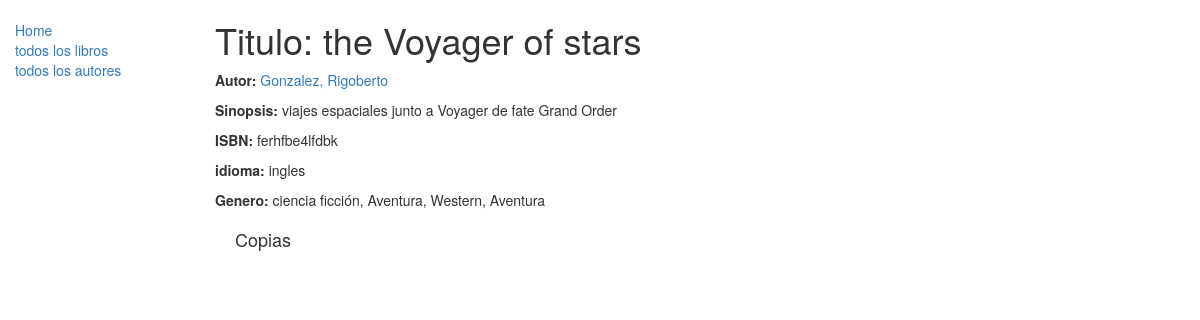
/catalogo/libro/2, run on the app's committed database.
### catalogo/models.py (models this page shows, shortened)
class libro(models.Model):
    titulo = models.CharField(max_length = 200)
    idioma = models.ForeignKey('idiomas', on_delete=models.SET_NULL,null=True)
    autor = models.ForeignKey('Autor', on_delete=models.SET_NULL, null=True)
    sinopsis = models.TextField(max_length=1000, help_text='ingrese una breve sinopsis')
    isbn = models.CharField('ISBN', max_length=13, help_text='13 Caracteres <a href="https://www.isbn-international.org/content/what-isbn">ISBN number</a>')
    genero= models.ManyToManyField(genero, help_text= "seleccione un genero para este libro")
    def display_genero(self):
      """
      Creates a string for the Genre. This is required to display genre in Admin.
      """
      return ', '.join([ genero.nombre for genero in self.genero.all() ])
    display_genero.short_description = 'Generos del libro'

class Autor(models.Model):
    nombre = models.CharField(max_length=100)
    apellido = models.CharField(max_length=100)
    agno_nacimiento = models.DateField('año nacimiento', null=True, blank=True)
    fallecimiento = models.DateField('fallecimiento', null=True, blank=True)
    class Meta:
      verbose_name_plural = 'autor'
    def __str__(self):
      return '%s, %s' % (self.apellido, self.nombre)

class idiomas(models.Model):
  idioma = models.CharField(max_length=200)
  def __str__(self):
    return self.idioma
  class Meta:
    verbose_name_plural = 'idiomas'

class genero(models.Model):
    nombre = models.CharField(max_length = 200, help_text="inserte un genero")
    def __str__(self):
       return self.nombre

### catalogo/views.py (the view)
# urls.py: re_path(r'^libro/(?P<pk>\d+)$', views.BookDetailView.as_view(), name = 'libro-detalles'),
class BookDetailView(generic.DetailView):
    model = libro

### catalogo/templates/catalogo/libro_detail.html (shortened to what this page needs)
{% extends "base.html" %}
{% block content %}
  <h1>Titulo: {{ libro.titulo }}</h1>
  <p><strong>Autor:</strong> <a href="{% url 'detalle_autor' libro.autor.pk %}">{{ libro.autor }}</a></p>
  <p><strong>Sinopsis:</strong> {{ libro.sinopsis }}</p>
  <p><strong>ISBN:</strong> {{ libro.isbn }}</p>
  <p><strong>idioma:</strong> {{ libro.idioma }}</p>
  <p><strong>Genero:</strong> {% for genero in libro.genero.all %} {{ genero }}{% if not forloop.last %}, {% endif %}{% endfor %}</p>
  <div style="margin-left:20px;margin-top:20px">
    <h4>Copias</h4>
  </div>
{% endblock %}

### data on the page
libro: titulo "the Voyager of stars", autor "Gonzalez, Rigoberto", sinopsis "viajes espaciales junto a Voyager de fate Grand Order", isbn "ferhfbe4lfdbk", idioma "ingles"
genero: nombre "ciencia ficción"
genero: nombre "Aventura"
genero: nombre "Western"
genero: nombre "Aventura"
